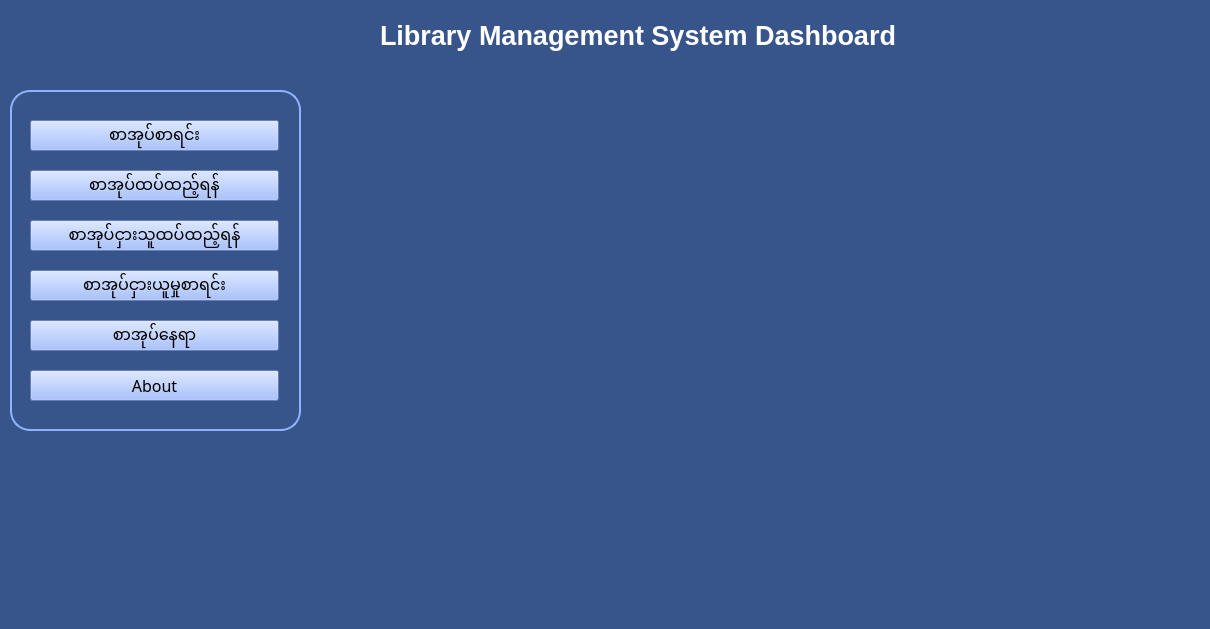
<?xml version="1.0" encoding="UTF-8"?>
<ui version="4.0">
 <class>MainWindow</class>
 <widget class="QMainWindow" name="MainWindow">
  <property name="geometry">
   <rect>
    <x>0</x>
    <y>0</y>
    <width>1210</width>
    <height>629</height>
   </rect>
  </property>
  <property name="windowTitle">
   <string>MainWindow</string>
  </property>
  <property name="styleSheet">
   <string notr="true">background-color: rgb(56, 85, 139);</string>
  </property>
  <widget class="QWidget" name="centralwidget">
   <widget class="QPushButton" name="booklistB">
    <property name="geometry">
     <rect>
      <x>30</x>
      <y>120</y>
      <width>249</width>
      <height>31</height>
     </rect>
    </property>
    <property name="font">
     <font>
      <family>Pyidaungsu</family>
      <pointsize>12</pointsize>
      <weight>50</weight>
      <bold>false</bold>
     </font>
    </property>
    <property name="styleSheet">
     <string notr="true">background-color: rgb(144, 177, 255);
</string>
    </property>
    <property name="text">
     <string>စာအုပ်စာရင်း</string>
    </property>
   </widget>
   <widget class="QLabel" name="label">
    <property name="geometry">
     <rect>
      <x>380</x>
      <y>10</y>
      <width>551</width>
      <height>51</height>
     </rect>
    </property>
    <property name="font">
     <font>
      <pointsize>20</pointsize>
      <weight>75</weight>
      <bold>true</bold>
     </font>
    </property>
    <property name="styleSheet">
     <string notr="true">color:white;</string>
    </property>
    <property name="text">
     <string>Library Management System Dashboard</string>
    </property>
   </widget>
   <widget class="QPushButton" name="addbookB">
    <property name="geometry">
     <rect>
      <x>30</x>
      <y>170</y>
      <width>249</width>
      <height>31</height>
     </rect>
    </property>
    <property name="font">
     <font>
      <family>Pyidaungsu</family>
      <pointsize>12</pointsize>
     </font>
    </property>
    <property name="styleSheet">
     <string notr="true">background-color: rgb(144, 177, 255);</string>
    </property>
    <property name="text">
     <string>စာအုပ်ထပ်ထည့်ရန်</string>
    </property>
   </widget>
   <widget class="QPushButton" name="addusrB">
    <property name="geometry">
     <rect>
      <x>30</x>
      <y>220</y>
      <width>249</width>
      <height>31</height>
     </rect>
    </property>
    <property name="font">
     <font>
      <family>Pyidaungsu</family>
      <pointsize>12</pointsize>
     </font>
    </property>
    <property name="styleSheet">
     <string notr="true">background-color: rgb(144, 177, 255);</string>
    </property>
    <property name="text">
     <string>စာအုပ်ငှားသူထပ်ထည့်ရန်</string>
    </property>
   </widget>
   <widget class="QPushButton" name="bookbowB">
    <property name="geometry">
     <rect>
      <x>30</x>
      <y>270</y>
      <width>249</width>
      <height>31</height>
     </rect>
    </property>
    <property name="font">
     <font>
      <family>Pyidaungsu</family>
      <pointsize>12</pointsize>
     </font>
    </property>
    <property name="styleSheet">
     <string notr="true">background-color: rgb(144, 177, 255);</string>
    </property>
    <property name="text">
     <string>စာအုပ်ငှားယူမှုစာရင်း</string>
    </property>
   </widget>
   <widget class="QPushButton" name="bookloB">
    <property name="geometry">
     <rect>
      <x>30</x>
      <y>320</y>
      <width>249</width>
      <height>31</height>
     </rect>
    </property>
    <property name="font">
     <font>
      <family>Pyidaungsu</family>
      <pointsize>12</pointsize>
     </font>
    </property>
    <property name="styleSheet">
     <string notr="true">background-color: rgb(144, 177, 255);</string>
    </property>
    <property name="text">
     <string>စာအုပ်နေရာ</string>
    </property>
   </widget>
   <widget class="QPushButton" name="aboutB">
    <property name="geometry">
     <rect>
      <x>30</x>
      <y>370</y>
      <width>249</width>
      <height>31</height>
     </rect>
    </property>
    <property name="font">
     <font>
      <family>Pyidaungsu</family>
      <pointsize>12</pointsize>
     </font>
    </property>
    <property name="styleSheet">
     <string notr="true">background-color: rgb(144, 177, 255);</string>
    </property>
    <property name="text">
     <string>About</string>
    </property>
   </widget>
   <widget class="QLabel" name="label_2">
    <property name="geometry">
     <rect>
      <x>10</x>
      <y>90</y>
      <width>291</width>
      <height>341</height>
     </rect>
    </property>
    <property name="styleSheet">
     <string notr="true">background-color: rgb(56, 85, 139);
border-radius: 20px;
border : 2px solid rgb(144, 177, 255);</string>
    </property>
    <property name="text">
     <string/>
    </property>
   </widget>
   <widget class="QLabel" name="l1">
    <property name="geometry">
     <rect>
      <x>440</x>
      <y>140</y>
      <width>651</width>
      <height>51</height>
     </rect>
    </property>
    <property name="font">
     <font>
      <pointsize>14</pointsize>
      <weight>75</weight>
      <bold>true</bold>
     </font>
    </property>
    <property name="styleSheet">
     <string notr="true">color:white;</string>
    </property>
    <property name="text">
     <string/>
    </property>
   </widget>
   <widget class="QLabel" name="l2">
    <property name="geometry">
     <rect>
      <x>440</x>
      <y>200</y>
      <width>651</width>
      <height>51</height>
     </rect>
    </property>
    <property name="font">
     <font>
      <pointsize>14</pointsize>
      <weight>75</weight>
      <bold>true</bold>
     </font>
    </property>
    <property name="styleSheet">
     <string notr="true">color:white;</string>
    </property>
    <property name="text">
     <string/>
    </property>
   </widget>
   <widget class="QLabel" name="l3">
    <property name="geometry">
     <rect>
      <x>440</x>
      <y>250</y>
      <width>651</width>
      <height>51</height>
     </rect>
    </property>
    <property name="font">
     <font>
      <pointsize>14</pointsize>
      <weight>75</weight>
      <bold>true</bold>
     </font>
    </property>
    <property name="styleSheet">
     <string notr="true">color:white;</string>
    </property>
    <property name="text">
     <string/>
    </property>
   </widget>
   <zorder>label_2</zorder>
   <zorder>booklistB</zorder>
   <zorder>label</zorder>
   <zorder>addbookB</zorder>
   <zorder>addusrB</zorder>
   <zorder>bookbowB</zorder>
   <zorder>bookloB</zorder>
   <zorder>aboutB</zorder>
   <zorder>l1</zorder>
   <zorder>l2</zorder>
   <zorder>l3</zorder>
  </widget>
  <widget class="QMenuBar" name="menubar">
   <property name="geometry">
    <rect>
     <x>0</x>
     <y>0</y>
     <width>1210</width>
     <height>21</height>
    </rect>
   </property>
  </widget>
  <widget class="QStatusBar" name="statusbar"/>
 </widget>
 <resources/>
 <connections/>
</ui>
